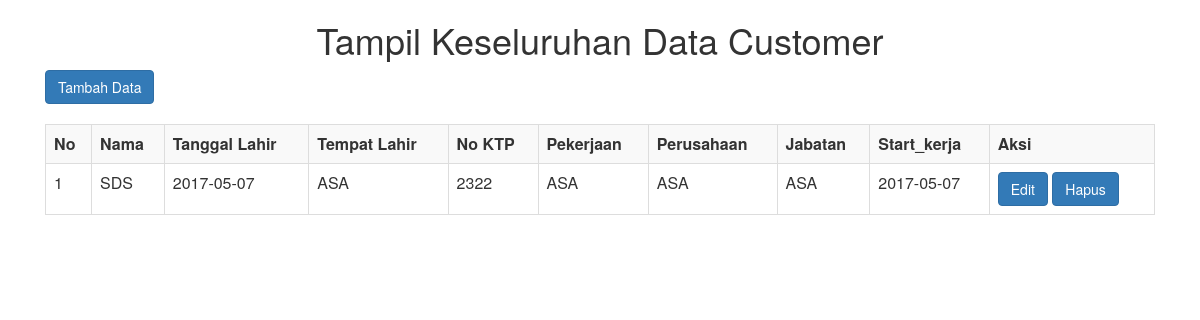
The app's page /index.php/customer with its own data.
### tables this page shows
CREATE TABLE `data_customer` (
  `id` int(11) NOT NULL,
  `nama` varchar(30) NOT NULL,
  `tanggal_lahir` date NOT NULL,
  `tempat_lahir` varchar(30) NOT NULL,
  `no_ktp` varchar(30) NOT NULL,
  `pekerjaan` varchar(50) NOT NULL,
  `perusahaan` varchar(100) NOT NULL,
  `jabatan` varchar(100) NOT NULL,
  `start_kerja` date NOT NULL
);

### application/controllers/customer.php (called while the page is built, shortened)
<?php if ( ! defined('BASEPATH')) exit('No direct script access allowed');
	class Customer extends ci_controller
	{
		function __construct()
		{
			$this->load->model('data_customer');
		}
		function index()
		{
			$data['data']=$this->data_customer->getAll();
			$this->load->view('data_customer/tampil_data',$data);
		}
	}
?>

### index.php (called while the page is built, shortened)
<?php
require_once BASEPATH.'core/CodeIgniter.php';

### application/models/data_customer.php (called while the page is built, shortened)
<?php if ( ! defined('BASEPATH')) exit('No direct script access allowed');
	class Data_customer extends ci_model
	{
		function getAll()
		{
			return $this->db->get('data_customer');
		}
	}

### application/views/data_customer/tampil_data.php (the view, shortened to what this page needs)
<html>
	<head>
		<link rel="stylesheet" type="text/css" href="<?php echo base_url('assets/css/bootstrap.css');?>">
	</head>
	<body>
	<div class="container">
		<div class="col-md-12">
			<center><h1>Tampil Keseluruhan Data Customer</h1></center>
			<a href="<?php echo site_url('customer/tambah_data');?>"><button class="btn btn-primary"> Tambah Data </button></a></br></br>
			<?php
				if ($data->num_rows()> 0){ ?>
					<table align="center" border="1" class="table table-bordered table-striped">
						<tr>
							<th>No</th>
							<th>Nama</th>
							<th>Tanggal Lahir</th>
							<th>Tempat Lahir</th>
							<th>No KTP</th>
							<th>Pekerjaan</th>
							<th>Perusahaan</th>
							<th>Jabatan</th>
							<th>Start_kerja</th>
							<th>Aksi</th>
						</tr>
						<?php $nomer=1; ?>
						<?php foreach ($data->result() as $bismillah): ?>
							<tr>
								<td><?php echo $nomer; ?></td>
								<td><?php echo $bismillah->nama; ?></td>
								<td><?php echo $bismillah->tanggal_lahir; ?></td>
								<td><?php echo $bismillah->tempat_lahir; ?></td>
								<td><?php echo $bismillah->no_ktp; ?></td>
								<td><?php echo $bismillah->pekerjaan; ?></td>
								<td><?php echo $bismillah->perusahaan; ?></td>
								<td><?php echo $bismillah->jabatan; ?></td>
								<td><?php echo $bismillah->start_kerja; ?></td>
								<td>
									<a href="<?php echo site_url('customer/edit_data/'.$bismillah->id);?>"class="btn btn-primary">Edit</a>
									<a href="<?php echo site_url('customer/hapus_data/'.$bismillah->id);?>"class="btn btn-primary">Hapus</a>
								</td>
								<?php $nomer++; ?>
							</tr>
						<?php endforeach; } ?>
					</table>
		</div>
	</div>
	</body>
</html>

### records on screen
data_customer: nama "SDS", tanggal_lahir "2017-05-07", tempat_lahir "ASA", no_ktp "2322", pekerjaan "ASA", perusahaan "ASA", jabatan "ASA", start_kerja "2017-05-07"
